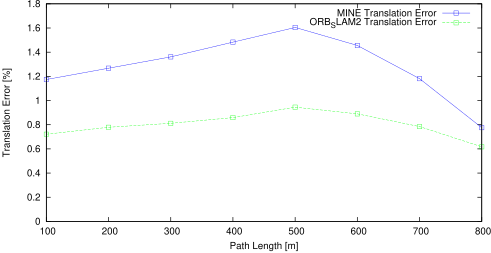

Write the gnuplot code that produced this figure.
set term postscript eps enhanced color
set output "06_tl.eps"
set size ratio 0.5
set yrange [0:*]
set xlabel "Path Length [m]"
set ylabel "Translation Error [%]"
plot "06_tl.txt" using 1:($2*100) title 'MINE Translation Error' lc rgb "#0000FF" pt 4 w linespoints,"06_tl.txt" using 1:($3*100) title 'ORB_SLAM2 Translation Error' lc rgb "#00FF00" pt 4 w linespoints
